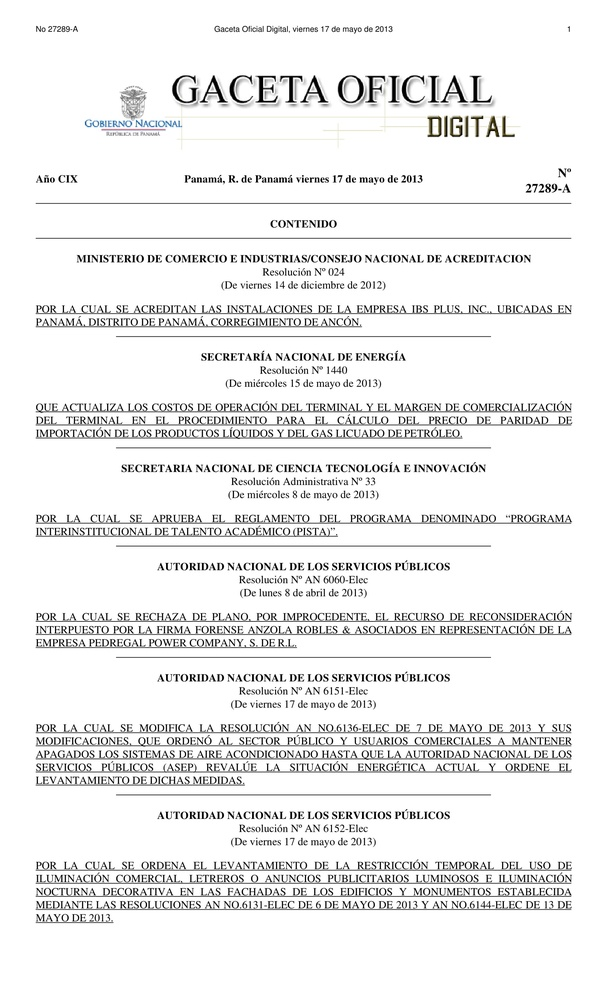
#> input picture 2 Code/image transformation/Panama/Panama-01.jpg, 607 x 1000 px, shrunk from 1700 x 2800 before the run; its folder holds only this picture in this run
$ jupyter execute --allow-errors Panama.ipynb
#> lines starting #> are read from the running program, lines starting #| are printed output that depends on the picture; after the words box and inside, x2 and y2 are one past the last pixel; in counts of white or black regions, pixels touching at a corner belong together
#> further down, image is the input picture: shape (1000, 607, 3); mean B, G, R 238, 238.1, 238.1
#> `gray = cv2.threshold(gray, 0, 255,cv2.THRESH_BINARY | cv2.THRESH_OTSU)..`:
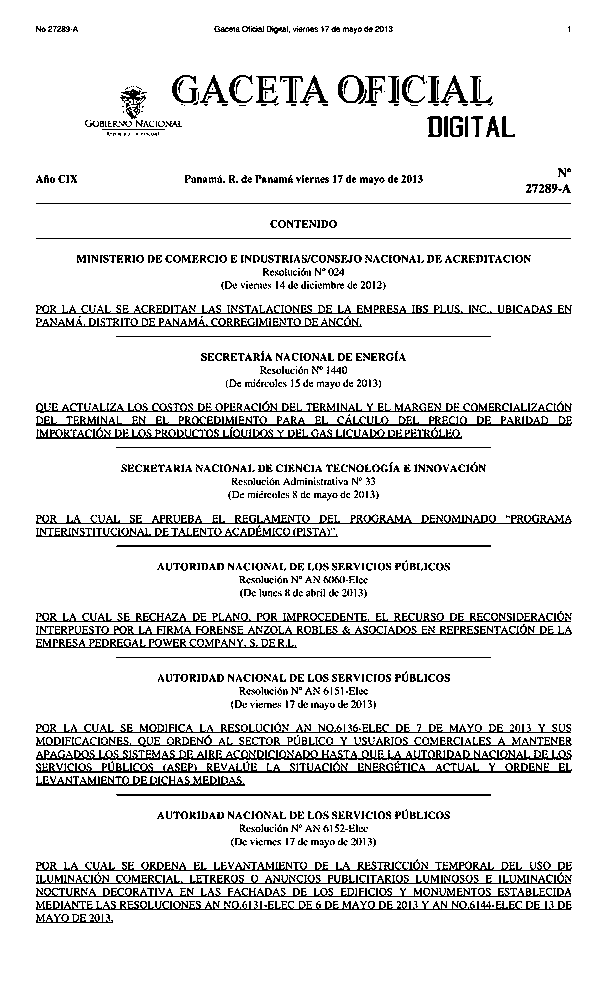
#> gray: shape (1000, 607); 90% white; black in thin lines or dots, all inside (x1, y1, x2, y2) = (36, 26, 572, 923)
[cell 1]
from PIL import Image
import pytesseract
import argparse
import cv2
import os
pytesseract.pytesseract.tesseract_cmd = 'C:/Program Files (x86)/Tesseract-OCR/tesseract'

[cell 2]
file = 'Panama'
text = ''
#> (the rest of this cell did not finish here and is left out)

[cell 3]
for i in range(1,29):
    print(i)
#> this loop made 28 passes
#| 1
#| 2
#| 3
#| 4
#| 5
#| 6
#| 7
#| 8
#> (further printed lines are left out)
